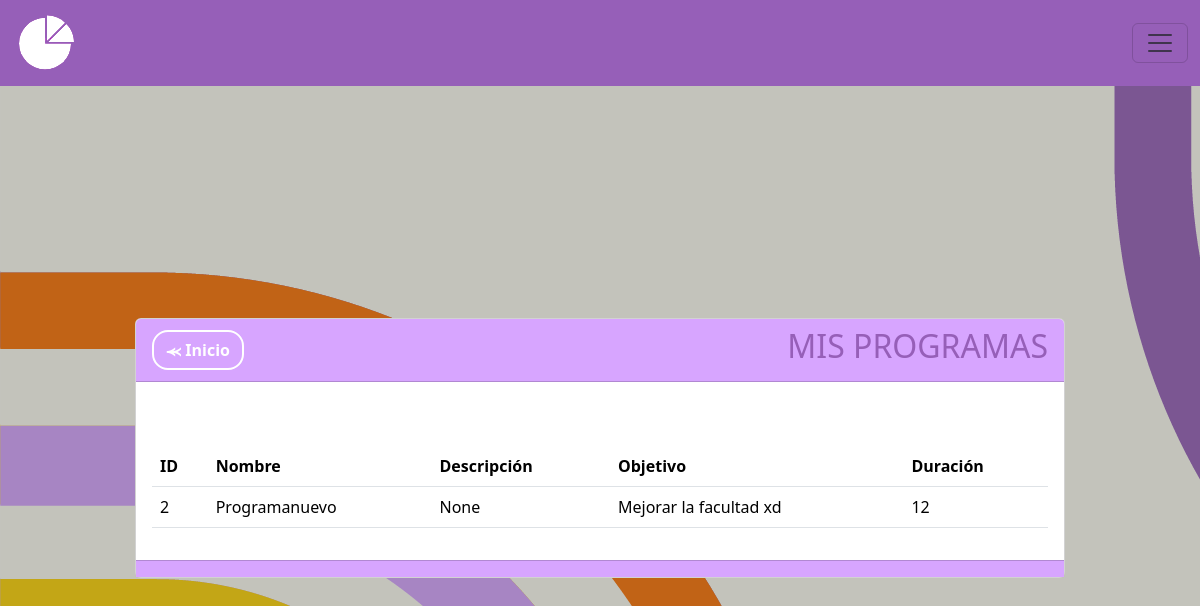
Page /programas on the earlier database version.
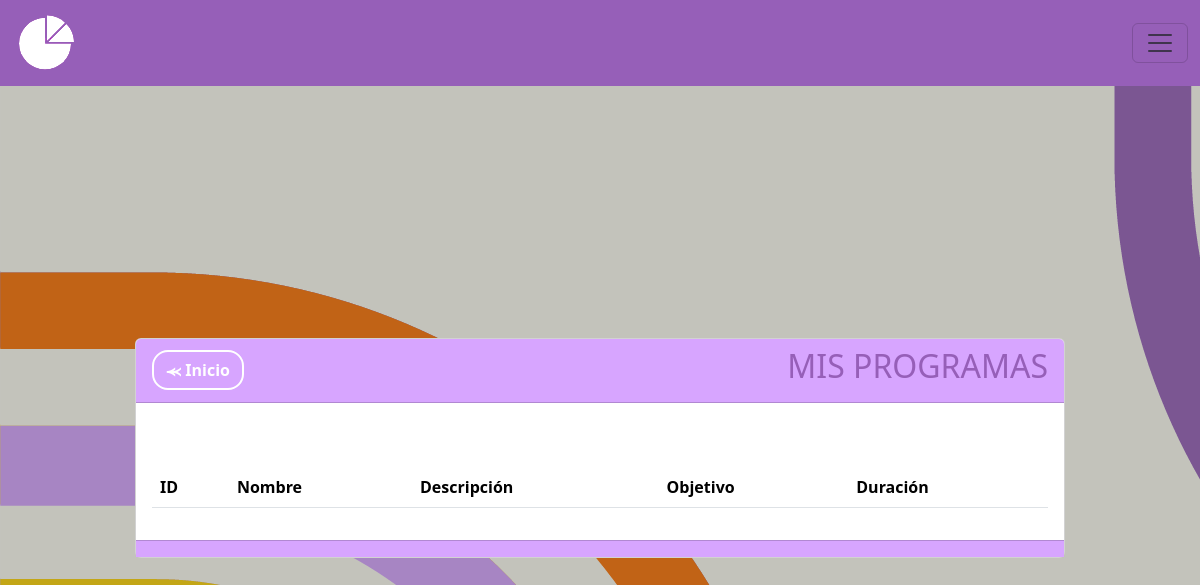
Same page on the later database version.
### MIReApp/models.py (models this page shows, shortened)
class Programa(models.Model):
    id = models.AutoField(primary_key=True)
    nombre = models.CharField(max_length=100,
                              verbose_name='Nombre',
                              unique= True,
                              validators= [
                                  RegexValidator(regex= r'^[a-zA-Z\s]*$',
                                                 message="El nombre no puede contener caracteres especiales.",
                                                 code='invalid_nombre')
                              ])
    descripcion = models.CharField(max_length=50, blank=True, null=True)
    objetivo = models.CharField(max_length=100, blank=True, null=True)
    duracion = models.PositiveIntegerField()

### MIReApp/views.py (the view)
# urls.py: path('programas',views.programas, name='programas'),
def programas(request):
    es_owner = False
    if request.user.is_authenticated:
        if request.user.is_owner:
            es_owner = True
    programs = Programa.objects.all()
    return render(request, 'programas/index.html', {'programas': programs, 'es_owner': es_owner})

### MIReApp/templates/programas/index.html (shortened to what this page needs)
{% extends "base.html" %}
{% block contenido %}
<br>
<br>
<br>
<center>
    <link rel="stylesheet" href="https://cdnjs.cloudflare.com/ajax/libs/font-awesome/6.4.2/css/all.min.css">
    <div class="col-md-10 card" style="text-align: left;">
        <div class="card-header" style="background-color: #D7A5FF;">
            <div style="display: flex; justify-content: space-between; align-items: center;">
                <span>
                    <a href="{% url 'inicio' %}" class="btn btn-secondary rounded-4 fw-bold" style="background-color: transparent; color:white;border-color: white;border-width: 2px;">⪻ Inicio</a>
                </span>
                <span>
                    <h2 style="color: #965FB8;">MIS PROGRAMAS</h2>
                </span>
            </div>
        </div>
        <div class="card-body">
            <br>
            <br>
            <div class="table-responsive">
                <table class="table rounded-4" style="background-color: #D7A5FF;">
                    <thead>
                        <tr>
                            <th scope="col">ID</th>
                            <th scope="col">Nombre</th>
                            <th scope="col">Descripción</th>
                            <th scope="col">Objetivo</th>
                            <th scope="col">Duración</th>
                        </tr>
                    </thead>
                    <tbody>
                        {% for prog in programas %}
                        <tr class="">
                            <td scope="row">{{ prog.id }}</td>
                            <td>{{ prog.nombre }}</td>
                            <td>{{ prog.descripcion }}</td>
                            <td>{{ prog.objetivo }}</td>
                            <td>{{ prog.duracion }}</td>
                        </tr>
                        {% endfor %}
                    </tbody>
                </table>
            </div>
        </div>
        <div class="card-footer text-muted" style="background-color: #D7A5FF;">
        </div>
    </div>
</center>
{% endblock %}

Differences in the rows shown:
removed Programa: id "2", nombre "Programanuevo", descripcion "None", objetivo "Mejorar la facultad xd", duracion "12"
